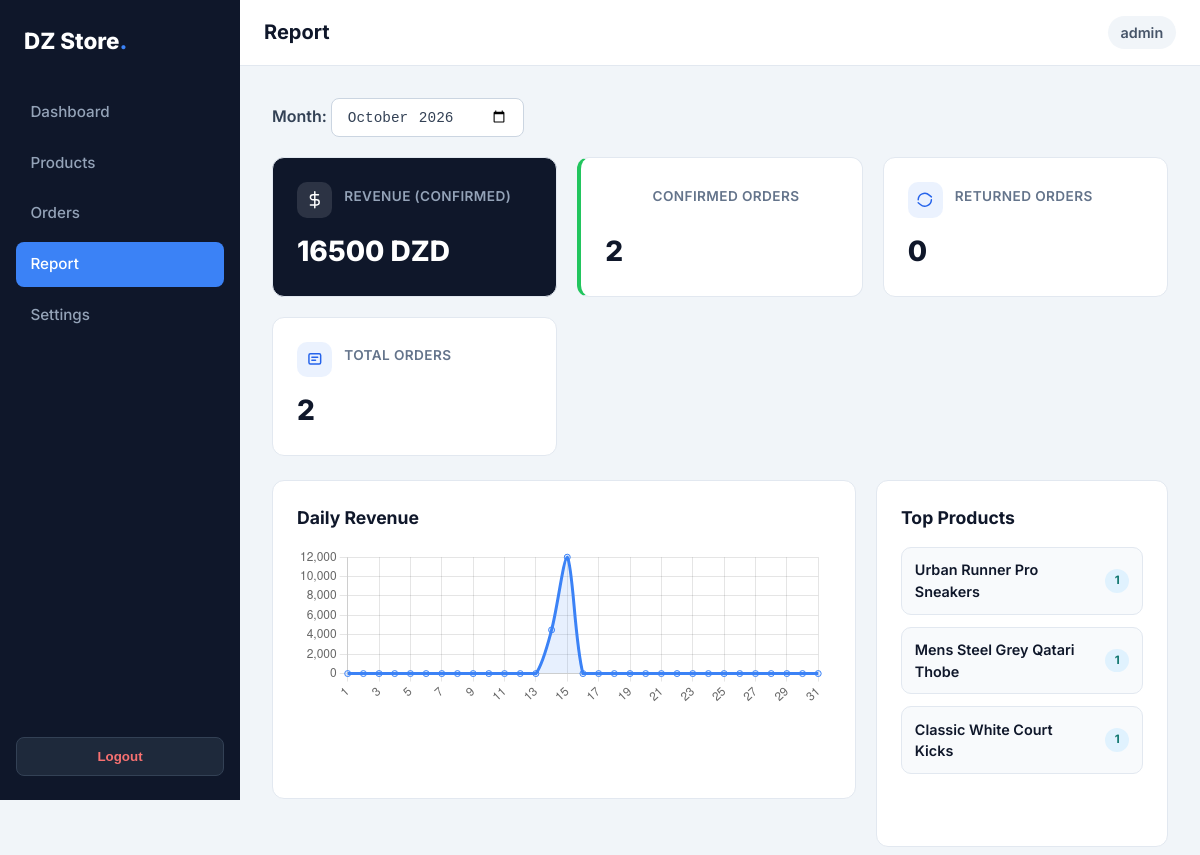
Screenshot of /control-panel/report/ (signed in) with the database file from the repository.
### store/models.py (models this page shows, shortened)
class OrderItem(models.Model):
    order = models.ForeignKey(Order, on_delete=models.CASCADE, related_name='items')
    product = models.ForeignKey(Product, on_delete=models.SET_NULL, null=True)
    product_name = models.CharField(max_length=200)   # price/name snapshot
    unit_price = models.DecimalField(max_digits=10, decimal_places=2)
    quantity = models.PositiveIntegerField(default=1)

### dashboard/views.py (the view)
# urls.py: path('report/', views.report, name='report'),
@staff_required
def report(request):
    today = timezone.localdate()
    month_param = request.GET.get('month', '')
    year, month = today.year, today.month
    if month_param:
        try:
            year, month = map(int, month_param.split('-'))
        except ValueError:
            year, month = today.year, today.month
    first = date(year, month, 1)
    next_first = date(year + 1, 1, 1) if month == 12 else date(year, month + 1, 1)
    start = timezone.make_aware(datetime.combine(first, time.min))
    end = timezone.make_aware(datetime.combine(next_first, time.min))
    month_orders = Order.objects.filter(created_at__gte=start, created_at__lt=end)
    confirmed = month_orders.filter(status=Order.Status.CONFIRMED)
    total_revenue = confirmed.aggregate(t=Sum('total'))['t'] or 0
    days_in_month = (next_first - first).days
    daily = []
    for d in range(1, days_in_month + 1):
        day_start = timezone.make_aware(datetime.combine(date(year, month, d), time.min))
        day_end = day_start + timedelta(days=1)
        val = Order.objects.filter(
            status=Order.Status.CONFIRMED,
            created_at__gte=day_start,
            created_at__lt=day_end,
        ).aggregate(t=Sum('total'))['t'] or 0
        daily.append(float(val))
    top_products = list(
        OrderItem.objects.filter(order__in=month_orders)
        .values('product_name')
        .annotate(total_qty=Sum('quantity'))
        .order_by('-total_qty')[:5]
    )
    top_products = [
        {'name': item['product_name'], 'quantity': item['total_qty']} for item in top_products
    ]
    context = {
        'active': 'report',
        'month_value': f'{year:04d}-{month:02d}',
        'total_revenue': total_revenue,
        'confirmed_count': confirmed.count(),
        'returned_count': month_orders.filter(status=Order.Status.RETURNED).count(),
        'orders_count': month_orders.count(),
        'labels': list(range(1, days_in_month + 1)),
        'daily': daily,
        'top_products': top_products,
    }
    return render(request, 'dashboard/report.html', context)

### templates/dashboard/report.html (shortened to what this page needs)
{% extends 'dashboard/base_dashboard.html' %}
{% block page_title %}Report{% endblock %}
{% block content %}
<div class="dash-toolbar">
  <form method="get">
    <label for="month">Month:</label>
    <input type="month" name="month" id="month" value="{{ month_value }}" class="filter-select" onchange="this.form.submit()">
  </form>
</div>
<div class="kpi-grid">
  <div class="kpi-card kpi-highlight">
    <div class="kpi-top">
      <span class="kpi-icon" aria-hidden="true">
        <svg viewBox="0 0 24 24" fill="none" stroke="currentColor" stroke-width="2" stroke-linecap="round" stroke-linejoin="round"><path d="M12 1v22M17 5H9.5a3.5 3.5 0 0 0 0 7H14.5a3.5 3.5 0 0 1 0 7H6"/></svg>
      </span>
      <span class="kpi-label">Revenue (Confirmed)</span>
    </div>
    <div class="kpi-value">{{ total_revenue }} DZD</div>
  </div>
  <div class="kpi-card kpi-success">
    <div class="kpi-top">
      <span class="kpi-icon" aria-hidden="true">
        <svg viewBox="0 0 24 24" fill="none" stroke="currentColor" stroke-width="2" stroke-linecap="round" stroke-linejoin="round"><path d="M5 13l4 4L19 3"/></svg>
      </span>
      <span class="kpi-label">Confirmed Orders</span>
    </div>
    <div class="kpi-value">{{ confirmed_count }}</div>
  </div>
  <div class="kpi-card">
    <div class="kpi-top">
      <span class="kpi-icon" aria-hidden="true">
        <svg viewBox="0 0 24 24" fill="none" stroke="currentColor" stroke-width="2" stroke-linecap="round" stroke-linejoin="round"><path d="M3 12a9 9 0 0 1 15.05-6.36L21 8M21 12a9 9 0 0 1-15.05 6.36L3 16"/></svg>
      </span>
      <span class="kpi-label">Returned Orders</span>
    </div>
    <div class="kpi-value">{{ returned_count }}</div>
  </div>
  <div class="kpi-card">
    <div class="kpi-top">
      <span class="kpi-icon" aria-hidden="true">
        <svg viewBox="0 0 24 24" fill="none" stroke="currentColor" stroke-width="2" stroke-linecap="round" stroke-linejoin="round"><path d="M4 7a2 2 0 0 1 2-2h12a2 2 0 0 1 2 2v10a2 2 0 0 1-2 2H6a2 2 0 0 1-2-2V7z"/><path d="M8 10h8M8 14h5"/></svg>
      </span>
      <span class="kpi-label">Total Orders</span>
    </div>
    <div class="kpi-value">{{ orders_count }}</div>
  </div>
</div>
<div class="report-grid">
  <div class="dash-card" style="margin-top:1.5rem;">
    <h2>Daily Revenue</h2>
    <canvas id="report-chart" height="90"></canvas>
  </div>
  <div class="dash-card top-products-card" style="margin-top:1.5rem;">
    <h2>Top Products</h2>
    <ul class="top-products-list">
      {% for item in top_products %}
      <li class="top-product-item">
        <span class="top-product-name">{{ item.name }}</span>
        <span class="top-product-qty">{{ item.quantity }}</span>
      </li>
      {% empty %}
      <li class="top-product-empty">No sales yet.</li>
      {% endfor %}
    </ul>
  </div>
</div>
{% endblock %}
{% block extra_js %}
<script>
  const labels = JSON.parse(document.getElementById('chart-labels').textContent);
  const daily = JSON.parse(document.getElementById('chart-daily').textContent);
  const ctx = document.getElementById('report-chart');
  if (ctx) {
    new Chart(ctx, {
      type: 'line',
      data: {
        labels: labels,
        datasets: [{
          label: 'Revenue (DZD)',
          data: daily,
          borderColor: '#3b82f6',
          backgroundColor: 'rgba(59,130,246,0.12)',
          fill: true,
          tension: 0.3,
        }],
      },
      options: {
        responsive: true,
        plugins: { legend: { display: false } },
        scales: { y: { beginAtZero: true } },
      },
    });
  }
</script>
{% endblock %}

### templates/dashboard/base_dashboard.html (shortened to what this page needs)
{% load static %}
<!doctype html>
<html lang="en">
<head>
  <link rel="stylesheet" href="{% static 'css/base.css' %}">
  <link rel="stylesheet" href="{% static 'css/dashboard.css' %}?v=2">
</head>
<body class="dashboard-body">
  <div class="dashboard-shell">
    {% include 'dashboard/partials/sidebar.html' %}
    <div class="dashboard-main">
      <header class="dashboard-topbar">
        <h1 class="dashboard-title">{% block page_title %}Dashboard{% endblock %}</h1>
        <div class="dashboard-user">{{ request.user.username }}</div>
      </header>
      <div class="dashboard-content">
        {% block content %}{% endblock %}
      </div>
    </div>
  </div>
  {% block extra_js %}{% endblock %}
</body>
</html>

### static/css/base.css (style rules this page uses)
* { box-sizing: border-box; margin: 0; padding: 0; }
body { font-family: 'Inter', sans-serif; background-color: #f8fafc; color: #1e293b; line-height: 1.5; }
ul { list-style: none; }

### static/css/dashboard.css (style rules this page uses)
.dashboard-body { background-color: #f1f5f9; }
.dashboard-shell { display: flex; min-height: 100vh; }
.dash-toolbar { display: flex; align-items: center; gap: 1rem; margin-bottom: 1.25rem; flex-wrap: wrap; }
.dash-toolbar label { font-weight: 600; color: #334155; }
.dash-card { background: #fff; border: 1px solid #e2e8f0; border-radius: 12px; padding: 1.5rem; margin-bottom: 1.5rem; }
.dash-card h2 { font-size: 1.1rem; font-weight: 700; color: #0f172a; margin-bottom: 1rem; }
.filter-select { padding: 0.6rem 0.9rem; border-radius: 8px; border: 1px solid #cbd5e1; background: #fff; font-size: 0.9rem; color: #334155; }
.dashboard-main { flex: 1; display: flex; flex-direction: column; min-width: 0; }
.dashboard-topbar { background: #fff; border-bottom: 1px solid #e2e8f0; padding: 1rem 1.5rem; display: flex; align-items: center; gap: 1rem; }
.dashboard-title { font-size: 1.25rem; font-weight: 700; color: #0f172a; flex: 1; }
.dashboard-user { font-weight: 600; color: #475569; font-size: 0.9rem; background: #f1f5f9; padding: 0.35rem 0.8rem; border-radius: 20px; }
.dashboard-content { padding: 2rem; }
.kpi-grid { display: grid; grid-template-columns: repeat(auto-fill, minmax(220px, 1fr)); gap: 1.25rem; }
.kpi-card { background: #fff; border: 1px solid #e2e8f0; border-radius: 12px; padding: 1.5rem; }
.kpi-label { font-size: 0.85rem; font-weight: 600; color: #64748b; text-transform: uppercase; letter-spacing: 0.4px; margin-bottom: 0.5rem; }
.kpi-value { font-size: 1.75rem; font-weight: 800; color: #0f172a; }
.kpi-highlight { background: #0f172a; }
.kpi-highlight .kpi-label { color: #94a3b8; }
.kpi-highlight .kpi-value { color: #fff; }
.kpi-success { border-left: 4px solid #22c55e; }
.kpi-top { display: flex; align-items: center; gap: 0.75rem; margin-bottom: 0.75rem; }
.kpi-icon { width: 2.2rem; height: 2.2rem; background: rgba(59, 130, 246, 0.1); color: #2563eb; border-radius: 10px; display: inline-flex; align-items: center; justify-content: center; flex-shrink: 0; }
.kpi-icon svg { width: 1.1rem; height: 1.1rem; }
.kpi-highlight .kpi-icon, .kpi-success .kpi-icon { background: rgba(255, 255, 255, 0.12); color: #ffffff; }
.report-grid { display: grid; grid-template-columns: 2fr 1fr; gap: 1.25rem; }
.top-products-card { min-height: 100%; }
.top-products-list { list-style: none; display: flex; flex-direction: column; gap: 0.75rem; margin-top: 0.5rem; }
.top-product-item { display: flex; justify-content: space-between; align-items: center; gap: 0.75rem; padding: 0.7rem 0.8rem; background: #f8fafc; border: 1px solid #e2e8f0; border-radius: 10px; }
.top-product-name { color: #0f172a; font-size: 0.9rem; font-weight: 600; }
.top-product-qty { background: #e0f2fe; color: #0f766e; border-radius: 999px; padding: 0.2rem 0.6rem; font-size: 0.72rem; font-weight: 700; }

### rows the page displays
OrderItem: name "Urban Runner Pro Sneakers", quantity "1"
OrderItem: name "Mens Steel Grey Qatari Thobe", quantity "1"
OrderItem: name "Classic White Court Kicks", quantity "1"

### other values shown
{{ request.user.username }} "admin"
{{ total_revenue }} "16500"
{{ confirmed_count }} "2"
{{ returned_count }} "0"
{{ orders_count }} "2"
